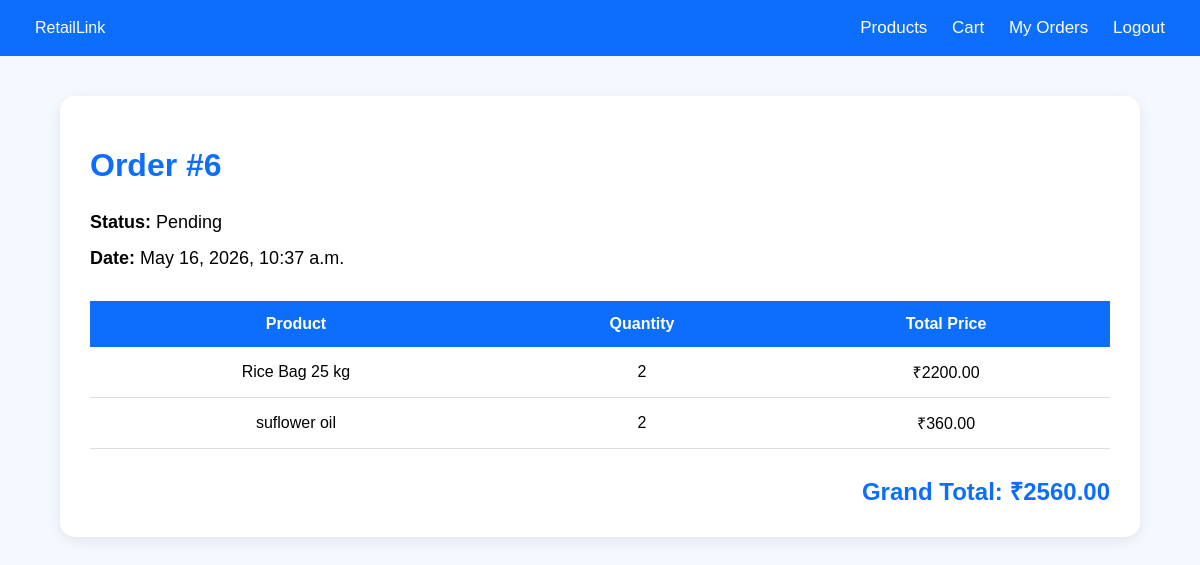
The app's page /order/6/ (signed in) with its own data.
### orders/models.py (models this page shows, shortened)
class Order(models.Model):
    retailer = models.ForeignKey(
        User,
        on_delete=models.CASCADE,
        null=True,
        blank=True
    )
    STATUS_CHOICES = (
    ('Pending', 'Pending'),
    ('Processing', 'Processing'),
    ('Shipped', 'Shipped'),
    ('Delivered', 'Delivered'),
    )
    created_at = models.DateTimeField(
        auto_now_add=True
    )
    status = models.CharField(
    max_length=20,
    choices=STATUS_CHOICES,
    default='Pending'
    )
    total_amount = models.DecimalField(
        max_digits=10,
        decimal_places=2
    )

class OrderItem(models.Model):
    order = models.ForeignKey(
        Order,
        on_delete=models.CASCADE
    )
    product = models.ForeignKey(
        Product,
        on_delete=models.CASCADE
    )
    quantity = models.PositiveIntegerField()
    total_price = models.DecimalField(
        max_digits=10,
        decimal_places=2
    )

### products/models.py (models this page shows, shortened)
class Product(models.Model):
    wholesaler = models.ForeignKey(
        Wholesaler,
        on_delete=models.CASCADE
    )
    name = models.CharField(max_length=200)
    category = models.CharField(max_length=100)
    price = models.DecimalField(max_digits=10, decimal_places=2)
    stock = models.PositiveIntegerField()
    image = models.ImageField(upload_to='products/')

### orders/views.py (the view)
# urls.py: path('order/<int:order_id>/',order_detail,name='order_detail'),
@login_required(login_url='/login/')
def order_detail(request, order_id):
    order = Order.objects.get(
        id=order_id,
        retailer=request.user
    )
    items = OrderItem.objects.filter(
        order=order
    )
    return render(
        request,
        'order_detail.html',
        {
            'order': order,
            'items': items
        }
    )

### templates/order_detail.html (shortened to what this page needs)
<!DOCTYPE html>
<html>
<head>
</head>
<body>
<nav>
    <div>
        RetailLink
    </div>
    <div>
        <a href="/products/">
            Products
        </a>
        <a href="/cart/">
            Cart
        </a>
        <a href="/my-orders/">
            My Orders
        </a>
        <a href="/logout/">
            Logout
        </a>
    </div>
</nav>
<div class="container">
    <div class="card">
        <h1>
            Order #{{ order.id }}
        </h1>
        <div class="info">
            <strong>Status:</strong>
            {{ order.status }}
            <br>
            <strong>Date:</strong>
            {{ order.created_at }}
        </div>
        <table>
            <tr>
                <th>Product</th>
                <th>Quantity</th>
                <th>Total Price</th>
            </tr>
            {% for item in items %}
            <tr>
                <td>
                    {{ item.product.name }}
                </td>
                <td>
                    {{ item.quantity }}
                </td>
                <td>
                    ₹{{ item.total_price }}
                </td>
            </tr>
            {% endfor %}
        </table>
        <div class="total">
            Grand Total:
            ₹{{ order.total_amount }}
        </div>
    </div>
</div>
</body>
</html>

### templates/order_detail.html (style rules this page uses)
body { margin:0; font-family:Arial; background:#f4f8ff; }
nav { background:#0d6efd; color:white; padding:18px 35px; display:flex; justify-content:space-between; align-items:center; }
nav a { color:white; text-decoration:none; margin-left:20px; font-size:17px; }
.container { width:90%; margin:40px auto; }
.card { background:white; padding:30px; border-radius:15px; box-shadow:0 4px 15px rgba(0,0,0,.08); }
h1 { color:#0d6efd; margin-bottom:20px; }
.info { margin-bottom:25px; line-height:2; font-size:18px; }
table { width:100%; border-collapse:collapse; margin-top:20px; }
th { background:#0d6efd; color:white; padding:14px; }
td { padding:14px; border-bottom:1px solid #ddd; text-align:center; }
.total { margin-top:25px; text-align:right; font-size:24px; font-weight:bold; color:#0d6efd; }

### records on screen
Order: id "6", status "Pending", created_at "May 16, 2026, 10:37 a.m.", total_amount "2560.00"
OrderItem: product.name "Rice Bag 25 kg", quantity "2", total_price "2200.00"
OrderItem: product.name "suflower oil", quantity "2", total_price "360.00"
